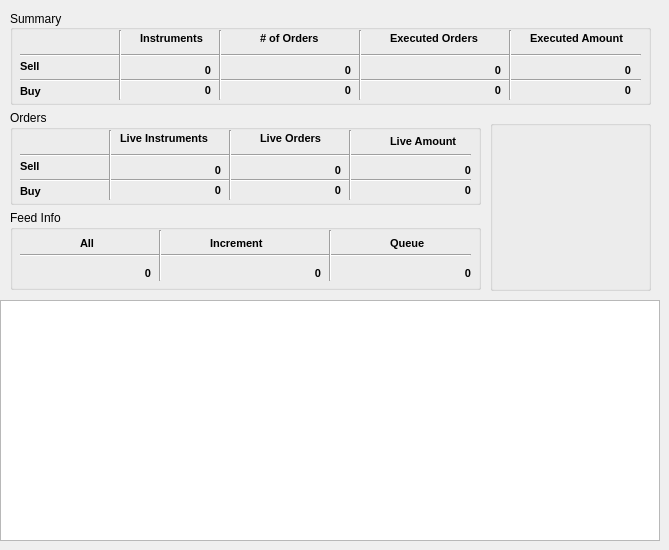
    <widget class="QWidget" name="tabMain">
     <attribute name="title">
      <string>Main</string>
     </attribute>
     <widget class="QGroupBox" name="groupBox">
      <property name="geometry">
       <rect>
        <x>490</x>
        <y>120</y>
        <width>161</width>
        <height>171</height>
       </rect>
      </property>
      <property name="title">
       <string/>
      </property>
     </widget>
     <widget class="QPlainTextEdit" name="LogTextEdit">
      <property name="geometry">
       <rect>
        <x>0</x>
        <y>300</y>
        <width>660</width>
        <height>241</height>
       </rect>
      </property>
      <property name="font">
       <font>
        <family>Calibri</family>
        <pointsize>8</pointsize>
        <bold>false</bold>
       </font>
      </property>
     </widget>
     <widget class="QGroupBox" name="groupBox_5">
      <property name="geometry">
       <rect>
        <x>10</x>
        <y>210</y>
        <width>471</width>
        <height>80</height>
       </rect>
      </property>
      <property name="title">
       <string>Feed Info</string>
      </property>
      <widget class="Line" name="line_33">
       <property name="geometry">
        <rect>
         <x>10</x>
         <y>35</y>
         <width>451</width>
         <height>21</height>
        </rect>
       </property>
       <property name="orientation">
        <enum>Qt::Horizontal</enum>
       </property>
      </widget>
      <widget class="Line" name="line_36">
       <property name="geometry">
        <rect>
         <x>140</x>
         <y>20</y>
         <width>20</width>
         <height>51</height>
        </rect>
       </property>
       <property name="orientation">
        <enum>Qt::Vertical</enum>
       </property>
      </widget>
      <widget class="Line" name="line_37">
       <property name="geometry">
        <rect>
         <x>310</x>
         <y>20</y>
         <width>20</width>
         <height>51</height>
        </rect>
       </property>
       <property name="orientation">
        <enum>Qt::Vertical</enum>
       </property>
      </widget>
      <widget class="QLabel" name="label_32">
       <property name="geometry">
        <rect>
         <x>70</x>
         <y>25</y>
         <width>21</width>
         <height>16</height>
        </rect>
       </property>
       <property name="font">
        <font>
         <pointsize>8</pointsize>
         <bold>true</bold>
        </font>
       </property>
       <property name="text">
        <string>All</string>
       </property>
      </widget>
      <widget class="QLabel" name="label_33">
       <property name="geometry">
        <rect>
         <x>200</x>
         <y>25</y>
         <width>101</width>
         <height>16</height>
        </rect>
       </property>
       <property name="font">
        <font>
         <pointsize>8</pointsize>
         <bold>true</bold>
        </font>
       </property>
       <property name="text">
        <string>Increment</string>
       </property>
      </widget>
      <widget class="QLabel" name="label_34">
       <property name="geometry">
        <rect>
         <x>380</x>
         <y>25</y>
         <width>61</width>
         <height>16</height>
        </rect>
       </property>
       <property name="font">
        <font>
         <pointsize>8</pointsize>
         <bold>true</bold>
        </font>
       </property>
       <property name="text">
        <string>Queue</string>
       </property>
      </widget>
      <widget class="QLabel" name="lblFeedAll">
       <property name="geometry">
        <rect>
         <x>40</x>
         <y>55</y>
         <width>101</width>
         <height>16</height>
        </rect>
       </property>
       <property name="font">
        <font>
         <pointsize>8</pointsize>
         <bold>true</bold>
        </font>
       </property>
       <property name="text">
        <string>0</string>
       </property>
       <property name="alignment">
        <set>Qt::AlignRight|Qt::AlignTrailing|Qt::AlignVCenter</set>
       </property>
      </widget>
      <widget class="QLabel" name="lblFeedInc">
       <property name="geometry">
        <rect>
         <x>210</x>
         <y>55</y>
         <width>101</width>
         <height>16</height>
        </rect>
       </property>
       <property name="font">
        <font>
         <pointsize>8</pointsize>
         <bold>true</bold>
        </font>
       </property>
       <property name="text">
        <string>0</string>
       </property>
       <property name="alignment">
        <set>Qt::AlignRight|Qt::AlignTrailing|Qt::AlignVCenter</set>
       </property>
      </widget>
      <widget class="QLabel" name="lblFeedQueue">
       <property name="geometry">
        <rect>
         <x>360</x>
         <y>55</y>
         <width>101</width>
         <height>16</height>
        </rect>
       </property>
       <property name="font">
        <font>
         <pointsize>8</pointsize>
         <bold>true</bold>
        </font>
       </property>
       <property name="text">
        <string>0</string>
       </property>
       <property name="alignment">
        <set>Qt::AlignRight|Qt::AlignTrailing|Qt::AlignVCenter</set>
       </property>
      </widget>
     </widget>
     <widget class="QGroupBox" name="groupBox_7">
      <property name="geometry">
       <rect>
        <x>10</x>
        <y>10</y>
        <width>641</width>
        <height>95</height>
       </rect>
      </property>
      <property name="title">
       <string>Summary</string>
      </property>
      <property name="alignment">
       <set>Qt::AlignLeading|Qt::AlignLeft|Qt::AlignVCenter</set>
      </property>
      <property name="flat">
       <bool>false</bool>
      </property>
      <widget class="QLabel" name="label_18">
       <property name="geometry">
        <rect>
         <x>10</x>
         <y>48</y>
         <width>41</width>
         <height>16</height>
        </rect>
       </property>
       <property name="font">
        <font>
         <pointsize>8</pointsize>
         <bold>true</bold>
        </font>
       </property>
       <property name="text">
        <string>Sell</string>
       </property>
      </widget>
      <widget class="QLabel" name="label_17">
       <property name="geometry">
        <rect>
         <x>10</x>
         <y>73</y>
         <width>41</width>
         <height>16</height>
        </rect>
       </property>
       <property name="font">
        <font>
         <pointsize>8</pointsize>
         <bold>true</bold>
        </font>
       </property>
       <property name="text">
        <string>Buy</string>
       </property>
      </widget>
      <widget class="Line" name="line_15">
       <property name="geometry">
        <rect>
         <x>10</x>
         <y>60</y>
         <width>621</width>
         <height>21</height>
        </rect>
       </property>
       <property name="orientation">
        <enum>Qt::Horizontal</enum>
       </property>
      </widget>
      <widget class="Line" name="line_20">
       <property name="geometry">
        <rect>
         <x>10</x>
         <y>35</y>
         <width>621</width>
         <height>21</height>
        </rect>
       </property>
       <property name="orientation">
        <enum>Qt::Horizontal</enum>
       </property>
      </widget>
      <widget class="Line" name="line_16">
       <property name="geometry">
        <rect>
         <x>100</x>
         <y>20</y>
         <width>20</width>
         <height>70</height>
        </rect>
       </property>
       <property name="orientation">
        <enum>Qt::Vertical</enum>
       </property>
      </widget>
      <widget class="QLabel" name="label_10">
       <property name="geometry">
        <rect>
         <x>130</x>
         <y>20</y>
         <width>71</width>
         <height>16</height>
        </rect>
       </property>
       <property name="font">
        <font>
         <pointsize>8</pointsize>
         <bold>true</bold>
        </font>
       </property>
       <property name="text">
        <string>Instruments</string>
       </property>
      </widget>
      <widget class="Line" name="line_21">
       <property name="geometry">
        <rect>
         <x>200</x>
         <y>20</y>
         <width>20</width>
         <height>70</height>
        </rect>
       </property>
       <property name="orientation">
        <enum>Qt::Vertical</enum>
       </property>
      </widget>
      <widget class="QLabel" name="label_15">
       <property name="geometry">
        <rect>
         <x>520</x>
         <y>20</y>
         <width>101</width>
         <height>16</height>
        </rect>
       </property>
       <property name="font">
        <font>
         <pointsize>8</pointsize>
         <bold>true</bold>
        </font>
       </property>
       <property name="text">
        <string>Executed Amount</string>
       </property>
      </widget>
      <widget class="Line" name="line_22">
       <property name="geometry">
        <rect>
         <x>490</x>
         <y>20</y>
         <width>20</width>
         <height>70</height>
        </rect>
       </property>
       <property name="orientation">
        <enum>Qt::Vertical</enum>
       </property>
      </widget>
      <widget class="QLabel" name="label_14">
       <property name="geometry">
        <rect>
         <x>380</x>
         <y>20</y>
         <width>91</width>
         <height>16</height>
        </rect>
       </property>
       <property name="font">
        <font>
         <pointsize>8</pointsize>
         <bold>true</bold>
        </font>
       </property>
       <property name="text">
        <string>Executed Orders</string>
       </property>
      </widget>
      <widget class="QLabel" name="label_16">
       <property name="geometry">
        <rect>
         <x>250</x>
         <y>20</y>
         <width>71</width>
         <height>16</height>
        </rect>
       </property>
       <property name="font">
        <font>
         <pointsize>8</pointsize>
         <bold>true</bold>
        </font>
       </property>
       <property name="text">
        <string># of Orders</string>
       </property>
      </widget>
      <widget class="Line" name="line_23">
       <property name="geometry">
        <rect>
         <x>340</x>
         <y>20</y>
         <width>20</width>
         <height>70</height>
        </rect>
       </property>
       <property name="orientation">
        <enum>Qt::Vertical</enum>
       </property>
      </widget>
      <widget class="QLabel" name="lblSmryInsSell">
       <property name="geometry">
        <rect>
         <x>130</x>
         <y>50</y>
         <width>71</width>
         <height>20</height>
        </rect>
       </property>
       <property name="font">
        <font>
         <pointsize>8</pointsize>
         <bold>true</bold>
        </font>
       </property>
       <property name="text">
        <string>0</string>
       </property>
       <property name="alignment">
        <set>Qt::AlignRight|Qt::AlignTrailing|Qt::AlignVCenter</set>
       </property>
      </widget>
      <widget class="QLabel" name="lblSmryInsBuy">
       <property name="geometry">
        <rect>
         <x>130</x>
         <y>70</y>
         <width>71</width>
         <height>20</height>
        </rect>
       </property>
       <property name="font">
        <font>
         <pointsize>8</pointsize>
         <bold>true</bold>
        </font>
       </property>
       <property name="text">
        <string>0</string>
       </property>
       <property name="alignment">
        <set>Qt::AlignRight|Qt::AlignTrailing|Qt::AlignVCenter</set>
       </property>
      </widget>
      <widget class="QLabel" name="lblSmryOdrSell">
       <property name="geometry">
        <rect>
         <x>270</x>
         <y>50</y>
         <width>71</width>
         <height>20</height>
        </rect>
       </property>
       <property name="font">
        <font>
         <pointsize>8</pointsize>
         <bold>true</bold>
        </font>
       </property>
       <property name="text">
        <string>0</string>
       </property>
       <property name="alignment">
        <set>Qt::AlignRight|Qt::AlignTrailing|Qt::AlignVCenter</set>
       </property>
      </widget>
      <widget class="QLabel" name="lblSmryOdrBuy">
       <property name="geometry">
        <rect>
         <x>270</x>
         <y>70</y>
         <width>71</width>
         <height>20</height>
        </rect>
       </property>
       <property name="font">
        <font>
         <pointsize>8</pointsize>
         <bold>true</bold>
        </font>
       </property>
       <property name="text">
        <string>0</string>
       </property>
       <property name="alignment">
        <set>Qt::AlignRight|Qt::AlignTrailing|Qt::AlignVCenter</set>
       </property>
      </widget>
      <widget class="QLabel" name="lblSmryExeSell">
       <property name="geometry">
        <rect>
         <x>420</x>
         <y>50</y>
         <width>71</width>
         <height>20</height>
        </rect>
       </property>
       <property name="font">
        <font>
         <pointsize>8</pointsize>
         <bold>true</bold>
        </font>
       </property>
       <property name="text">
        <string>0</string>
       </property>
       <property name="alignment">
        <set>Qt::AlignRight|Qt::AlignTrailing|Qt::AlignVCenter</set>
       </property>
      </widget>
      <widget class="QLabel" name="lblSmryExeBuy">
       <property name="geometry">
        <rect>
         <x>420</x>
         <y>70</y>
         <width>71</width>
         <height>20</height>
        </rect>
       </property>
       <property name="font">
        <font>
         <pointsize>8</pointsize>
         <bold>true</bold>
        </font>
       </property>
       <property name="text">
        <string>0</string>
       </property>
       <property name="alignment">
        <set>Qt::AlignRight|Qt::AlignTrailing|Qt::AlignVCenter</set>
       </property>
      </widget>
      <widget class="QLabel" name="lblSmryExeAmtSell">
       <property name="geometry">
        <rect>
         <x>550</x>
         <y>50</y>
         <width>71</width>
         <height>20</height>
        </rect>
       </property>
       <property name="font">
        <font>
         <pointsize>8</pointsize>
         <bold>true</bold>
        </font>
       </property>
       <property name="text">
        <string>0</string>
       </property>
       <property name="alignment">
        <set>Qt::AlignRight|Qt::AlignTrailing|Qt::AlignVCenter</set>
       </property>
      </widget>
      <widget class="QLabel" name="lblSmryExeAmtBuy">
       <property name="geometry">
        <rect>
         <x>550</x>
         <y>70</y>
         <width>71</width>
         <height>20</height>
        </rect>
       </property>
       <property name="font">
        <font>
         <pointsize>8</pointsize>
         <bold>true</bold>
        </font>
       </property>
       <property name="text">
        <string>0</string>
       </property>
       <property name="alignment">
        <set>Qt::AlignRight|Qt::AlignTrailing|Qt::AlignVCenter</set>
       </property>
      </widget>
     </widget>
     <widget class="QGroupBox" name="groupBox_8">
      <property name="geometry">
       <rect>
        <x>10</x>
        <y>110</y>
        <width>471</width>
        <height>95</height>
       </rect>
      </property>
      <property name="title">
       <string>Orders</string>
      </property>
      <widget class="QLabel" name="label_24">
       <property name="geometry">
        <rect>
         <x>10</x>
         <y>48</y>
         <width>41</width>
         <height>16</height>
        </rect>
       </property>
       <property name="font">
        <font>
         <pointsize>8</pointsize>
         <bold>true</bold>
        </font>
       </property>
       <property name="text">
        <string>Sell</string>
       </property>
      </widget>
      <widget class="QLabel" name="label_28">
       <property name="geometry">
        <rect>
         <x>10</x>
         <y>73</y>
         <width>41</width>
         <height>16</height>
        </rect>
       </property>
       <property name="font">
        <font>
         <pointsize>8</pointsize>
         <bold>true</bold>
        </font>
       </property>
       <property name="text">
        <string>Buy</string>
       </property>
      </widget>
      <widget class="Line" name="line_30">
       <property name="geometry">
        <rect>
         <x>10</x>
         <y>60</y>
         <width>451</width>
         <height>21</height>
        </rect>
       </property>
       <property name="orientation">
        <enum>Qt::Horizontal</enum>
       </property>
      </widget>
      <widget class="Line" name="line_31">
       <property name="geometry">
        <rect>
         <x>10</x>
         <y>35</y>
         <width>451</width>
         <height>21</height>
        </rect>
       </property>
       <property name="orientation">
        <enum>Qt::Horizontal</enum>
       </property>
      </widget>
      <widget class="Line" name="line_32">
       <property name="geometry">
        <rect>
         <x>90</x>
         <y>20</y>
         <width>20</width>
         <height>70</height>
        </rect>
       </property>
       <property name="orientation">
        <enum>Qt::Vertical</enum>
       </property>
      </widget>
      <widget class="QLabel" name="label_29">
       <property name="geometry">
        <rect>
         <x>110</x>
         <y>20</y>
         <width>101</width>
         <height>16</height>
        </rect>
       </property>
       <property name="font">
        <font>
         <pointsize>8</pointsize>
         <bold>true</bold>
        </font>
       </property>
       <property name="text">
        <string>Live Instruments</string>
       </property>
      </widget>
      <widget class="QLabel" name="label_30">
       <property name="geometry">
        <rect>
         <x>380</x>
         <y>23</y>
         <width>101</width>
         <height>16</height>
        </rect>
       </property>
       <property name="font">
        <font>
         <pointsize>8</pointsize>
         <bold>true</bold>
        </font>
       </property>
       <property name="text">
        <string>Live Amount</string>
       </property>
      </widget>
      <widget class="Line" name="line_34">
       <property name="geometry">
        <rect>
         <x>330</x>
         <y>20</y>
         <width>20</width>
         <height>70</height>
        </rect>
       </property>
       <property name="orientation">
        <enum>Qt::Vertical</enum>
       </property>
      </widget>
      <widget class="QLabel" name="label_31">
       <property name="geometry">
        <rect>
         <x>250</x>
         <y>20</y>
         <width>91</width>
         <height>16</height>
        </rect>
       </property>
       <property name="font">
        <font>
         <pointsize>8</pointsize>
         <bold>true</bold>
        </font>
       </property>
       <property name="text">
        <string>Live Orders</string>
       </property>
      </widget>
      <widget class="Line" name="line_35">
       <property name="geometry">
        <rect>
         <x>210</x>
         <y>20</y>
         <width>20</width>
         <height>70</height>
        </rect>
       </property>
       <property name="orientation">
        <enum>Qt::Vertical</enum>
       </property>
      </widget>
      <widget class="QLabel" name="lblOdrLiveInsSell">
       <property name="geometry">
        <rect>
         <x>140</x>
         <y>50</y>
         <width>71</width>
         <height>20</height>
        </rect>
       </property>
       <property name="font">
        <font>
         <pointsize>8</pointsize>
         <bold>true</bold>
        </font>
       </property>
       <property name="text">
        <string>0</string>
       </property>
       <property name="alignment">
        <set>Qt::AlignRight|Qt::AlignTrailing|Qt::AlignVCenter</set>
       </property>
      </widget>
      <widget class="QLabel" name="lblOdrLiveInsBuy">
       <property name="geometry">
        <rect>
         <x>140</x>
         <y>70</y>
         <width>71</width>
         <height>20</height>
        </rect>
       </property>
       <property name="font">
        <font>
         <pointsize>8</pointsize>
         <bold>true</bold>
        </font>
       </property>
       <property name="text">
        <string>0</string>
       </property>
       <property name="alignment">
        <set>Qt::AlignRight|Qt::AlignTrailing|Qt::AlignVCenter</set>
       </property>
      </widget>
      <widget class="QLabel" name="lblOdrLiveSell">
       <property name="geometry">
        <rect>
         <x>260</x>
         <y>50</y>
         <width>71</width>
         <height>20</height>
        </rect>
       </property>
       <property name="font">
        <font>
         <pointsize>8</pointsize>
         <bold>true</bold>
        </font>
       </property>
       <property name="text">
        <string>0</string>
       </property>
       <property name="alignment">
        <set>Qt::AlignRight|Qt::AlignTrailing|Qt::AlignVCenter</set>
       </property>
      </widget>
      <widget class="QLabel" name="lblOdrLiveBuy">
       <property name="geometry">
        <rect>
         <x>260</x>
         <y>70</y>
         <width>71</width>
         <height>20</height>
        </rect>
       </property>
       <property name="font">
        <font>
         <pointsize>8</pointsize>
         <bold>true</bold>
        </font>
       </property>
       <property name="text">
        <string>0</string>
       </property>
       <property name="alignment">
        <set>Qt::AlignRight|Qt::AlignTrailing|Qt::AlignVCenter</set>
       </property>
      </widget>
      <widget class="QLabel" name="lblOdrLiveAmtSell">
       <property name="geometry">
        <rect>
         <x>390</x>
         <y>50</y>
         <width>71</width>
         <height>20</height>
        </rect>
       </property>
       <property name="font">
        <font>
         <pointsize>8</pointsize>
         <bold>true</bold>
        </font>
       </property>
       <property name="text">
        <string>0</string>
       </property>
       <property name="alignment">
        <set>Qt::AlignRight|Qt::AlignTrailing|Qt::AlignVCenter</set>
       </property>
      </widget>
      <widget class="QLabel" name="lblOdrLiveAmtBuy">
       <property name="geometry">
        <rect>
         <x>390</x>
         <y>70</y>
         <width>71</width>
         <height>20</height>
        </rect>
       </property>
       <property name="font">
        <font>
         <pointsize>8</pointsize>
         <bold>true</bold>
        </font>
       </property>
       <property name="text">
        <string>0</string>
       </property>
       <property name="alignment">
        <set>Qt::AlignRight|Qt::AlignTrailing|Qt::AlignVCenter</set>
       </property>
      </widget>
     </widget>
    </widget>
